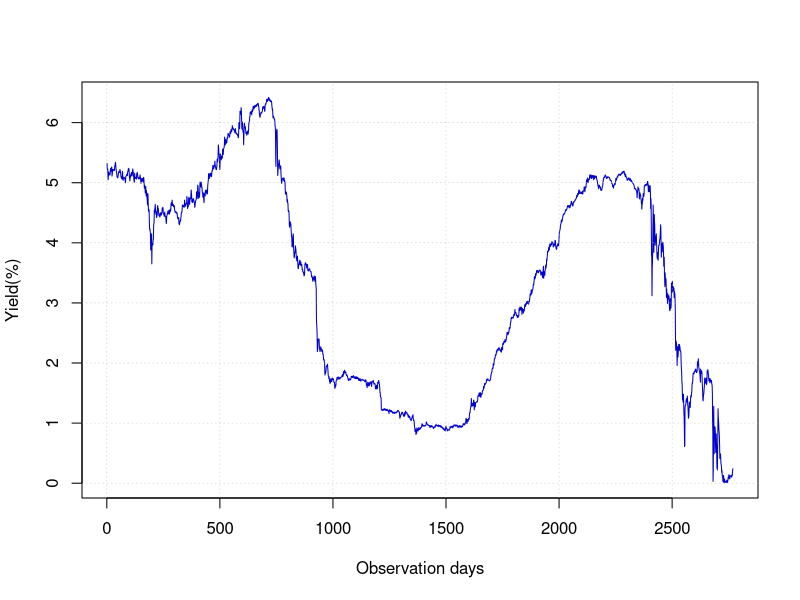

Source code (R):
# clear variables and close windows
rm(list = ls(all = TRUE))
graphics.off()

x = read.table("yield_US3month9808.txt")  # load data
t = 1:dim(x)[1]  # time

# Plot
plot(t, t(x), type = "l", xlab = "Observation days", ylab = "Yield(%)", col = "blue3", 
    frame = TRUE)
abline(h = seq(0, 7, by = 1), lty = "dotted", lwd = 0.5, col = "grey")
abline(v = seq(0, 3000, by = 500), lty = "dotted", lwd = 0.5, col = "grey") 